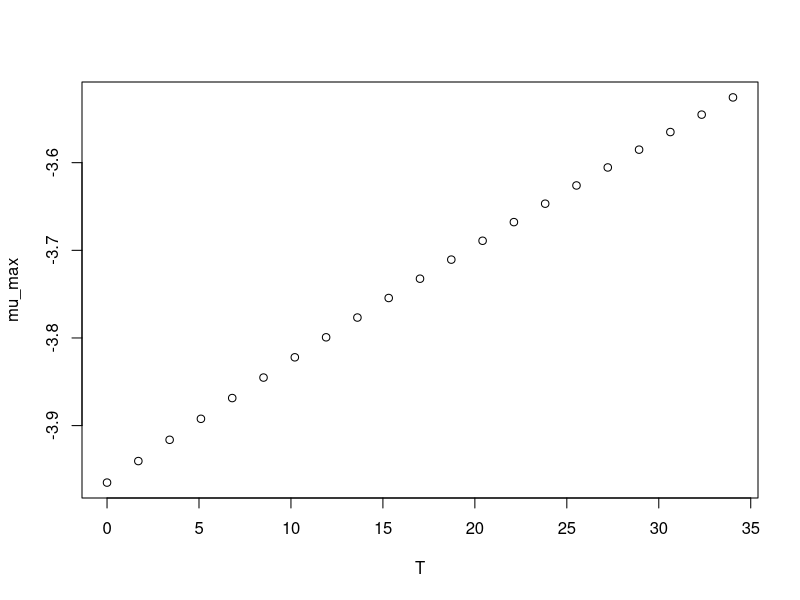

The R script that drew this image:
#############################
# start of Parameter script
#############################
T <- seq(0,34.034,length.out=21)
#############################
# end of Parameter script
#############################
############################# 
# start of Model script Gropin ID 442 
#############################
 
# constant coefficients for this model
 
variables <- data.frame(T)
argumentsPar <- expand.grid(variables)
 
# heart of the model
response_surface <- function(T) {
   mumax <-(-9000/(8.3144261*(T+273)))

return(mumax=mumax)
} 

# output parameters
mumax <- cbind(argumentsPar,response_surface(argumentsPar['T']))
colnames(mumax) <- c(colnames(argumentsPar),'mumax')
#############################
# End of Model script
#############################
############################# 
# start of Visualisation script Gropin ID 442 
#############################
plot(T,mumax$mumax,
                          xlab='T',
                          ylab='mu_max')
#############################
# End of Visualisation script
#############################
